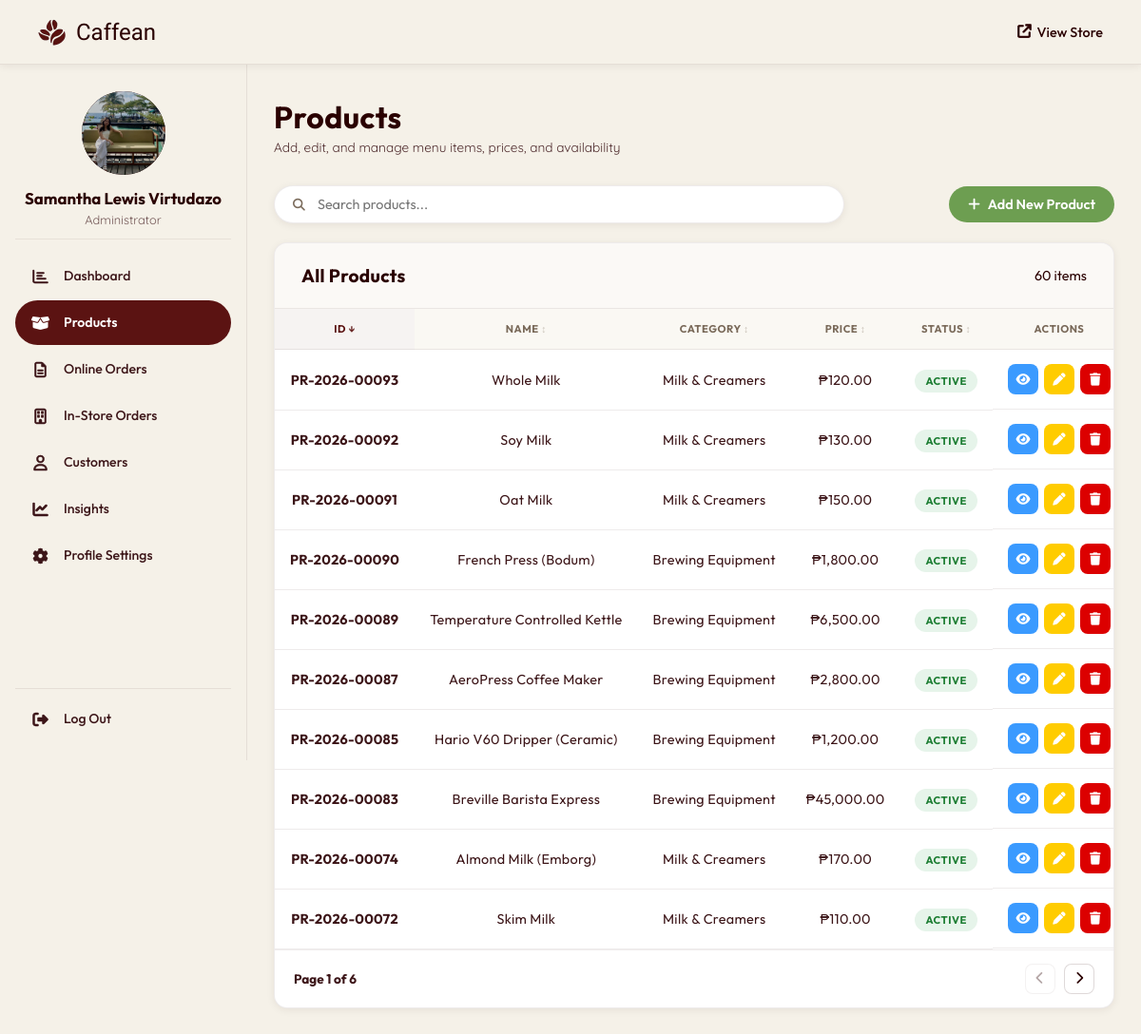
/admin/products.php (signed in), run on the app's committed database.
### tables this page shows
CREATE TABLE `users` (
  `user_id` int(11) NOT NULL,
  `full_name` varchar(100) NOT NULL,
  `email` varchar(100) NOT NULL,
  `mobile_number` varchar(15) DEFAULT NULL,
  `profile_image` varchar(255) DEFAULT NULL,
  `house_unit` varchar(100) DEFAULT NULL,
  `street_name` varchar(100) DEFAULT NULL,
  `barangay` varchar(100) DEFAULT NULL,
  `city_municipality` varchar(100) DEFAULT NULL,
  `province` varchar(100) DEFAULT NULL,
  `zip_code` varchar(10) DEFAULT NULL,
  `password` varchar(255) NOT NULL,
  `role` enum('admin','customer') DEFAULT 'customer',
  `created_at` timestamp NOT NULL DEFAULT current_timestamp()
);

CREATE TABLE `products` (
  `product_id` int(11) NOT NULL,
  `category_id` int(11) NOT NULL,
  `name` varchar(100) NOT NULL,
  `description` text DEFAULT NULL,
  `price` decimal(10,2) NOT NULL,
  `image_path` varchar(255) DEFAULT NULL,
  `net_content` varchar(50) DEFAULT NULL,
  `status` tinyint(1) DEFAULT 1 COMMENT '1=active, 0=inactive',
  `created_at` timestamp NOT NULL DEFAULT current_timestamp()
);

CREATE TABLE `categories` (
  `category_id` int(11) NOT NULL,
  `name` varchar(50) NOT NULL,
  `description` text DEFAULT NULL,
  `created_at` timestamp NOT NULL DEFAULT current_timestamp()
);

### php/product_images.php (called while the page is built, shortened)
<?php
function resolveProductImage($name, $image_path, $cat_id = 0) {
    global $PRODUCT_IMAGE_MAP;
    if (isset($PRODUCT_IMAGE_MAP[$name])) {
        return $PRODUCT_IMAGE_MAP[$name];
    }
    return 'images/coffee.png';
}

### admin/products.php (the view, shortened to what this page needs)
<?php
require_once '../php/db_connection.php';
require_once '../php/product_images.php';
function fmt_id($prefix, $id, $date_str = null)
{
  $year = $date_str ? date('Y', strtotime($date_str)) : date('Y');
  return $prefix . '-' . $year . '-' . str_pad($id, 5, '0', STR_PAD_LEFT);
}
$products_result = mysqli_query(
  $conn,
  "SELECT p.*, c.name AS category_name
     FROM products p
     JOIN categories c ON p.category_id = c.category_id
     ORDER BY p.product_id DESC"
);
$total_products = mysqli_num_rows($products_result);
mysqli_data_seek($products_result, 0);
include 'includes/header.php';
?>
<div class="page-header">
  <div class="page-header-text">
    <h1>Products</h1>
    <p>Add, edit, and manage menu items, prices, and availability</p>
  </div>
</div>
<div class="toolbar">
  <div class="search-box">
    <span class="search-icon"><i class="fas fa-search"></i></span>
    <input type="text" id="productSearch" placeholder="Search products..."
      oninput="filterTable(this.value)" />
  </div>
  <button class="btn-primary" onclick="openModal('addProductModal')">
    <i class="fas fa-plus"></i> Add New Product
  </button>
</div>
<div class="card">
  <div class="card-header">
    <h2>All Products</h2>
    <span class="card-count"><?= $total_products ?> item<?= $total_products !== 1 ? 's' : '' ?></span>
  </div>
  <table class="admin-table" id="productsTable">
    <thead>
      <tr>
        <th data-sort="number">ID</th>
        <th data-sort="text">Name</th>
        <th data-sort="text">Category</th>
        <th data-sort="number">Price</th>
        <th data-sort="status">Status</th>
        <th>Actions</th>
      </tr>
    </thead>
    <tbody>
      <?php if ($total_products === 0): ?>
        <tr class="empty-row">
          <td colspan="6">
            <div class="empty-state">
              <i class="fas fa-box-open"></i>
              <p>No products found. Add your first product!</p>
            </div>
          </td>
        </tr>
      <?php else: ?>
        <?php while ($product = mysqli_fetch_assoc($products_result)):
              $product['display_image'] = resolveProductImage(
                  $product['name'],
                  $product['image_path'] ?? '',
                  $product['category_id'] ?? 0
              ); ?>
          <tr>
            <td class="td-id"><?= fmt_id('PR', $product['product_id'], $product['created_at'] ?? null) ?></td>
            <td><?= htmlspecialchars($product['name']) ?></td>
            <td><?= htmlspecialchars($product['category_name']) ?></td>
            <td>&#8369;<?= number_format($product['price'], 2) ?></td>
            <td>
              <span class="badge badge-<?= $product['status'] ? 'active' : 'inactive' ?>">
                <?= $product['status'] ? 'Active' : 'Hidden' ?>
              </span>
            </td>
            <td class="td-actions">
              <button class="btn-icon btn-icon-view" title="View Product"
                onclick="viewProduct(<?= htmlspecialchars(json_encode($product)) ?>)">
                <i class="fas fa-eye"></i>
              </button>
              <button class="btn-icon btn-icon-update" title="Update Product"
                onclick="editProduct(<?= htmlspecialchars(json_encode($product)) ?>)">
                <i class="fas fa-pen"></i>
              </button>
              <button class="btn-icon btn-icon-delete" title="Delete Product"
                onclick="confirmDelete(<?= $product['product_id'] ?>, '<?= addslashes(htmlspecialchars($product['name'])) ?>')">
                <i class="fas fa-trash"></i>
              </button>
            </td>
          </tr>
        <?php endwhile; ?>
      <?php endif; ?>
    </tbody>
  </table>
  <div id="productsTable-pagination" class="admin-pagination">
    <span class="page-info">Page 1 of 1</span>
    <div class="page-btns">
      <button class="btn-page btn-prev"><i class="fas fa-chevron-left"></i></button>
      <button class="btn-page btn-next"><i class="fas fa-chevron-right"></i></button>
    </div>
  </div>
</div>
<?php include 'includes/footer.php'; ?>

### admin/includes/header.php (shortened to what this page needs)
<?php
$admin_name    = isset($_SESSION['full_name']) ? htmlspecialchars($_SESSION['full_name']) : 'Admin';
$admin_initial = strtoupper(substr($admin_name, 0, 1));
$current_page  = basename($_SERVER['PHP_SELF']);
$admin_avatar_src = '';
if (isset($_SESSION['user_id'])) {
    $a_stmt = mysqli_prepare($conn, "SELECT profile_image, email FROM users WHERE user_id = ?");
    mysqli_stmt_bind_param($a_stmt, 'i', $_SESSION['user_id']);
    mysqli_stmt_execute($a_stmt);
    $a_row = mysqli_fetch_assoc(mysqli_stmt_get_result($a_stmt));
    if (!empty($a_row['profile_image'])) {
        $admin_avatar_src = BASE_URL . '/' . htmlspecialchars($a_row['profile_image']);
    }
}
$page_css_map = [
    'dashboard.php'        => 'dashboard.css',
    'products.php'         => 'products.css',
    'orders.php'           => 'orders.css',
    'instore_orders.php'   => 'orders.css',
    'customers.php'        => 'customers.css',
    'insights.php'         => 'dashboard.css',
    'profile_settings.php' => null,
];
$page_css_file = $page_css_map[$current_page] ?? null;
?>
<!DOCTYPE html>
<html lang="en">
<head>
  <link rel="stylesheet" href="<?= BASE_URL ?>/admin/assets/css/admin.css?v=<?= time() ?>" />
  <?php if ($page_css_file): ?>
    <link rel="stylesheet" href="<?= BASE_URL ?>/admin/assets/css/<?= $page_css_file ?>?v=<?= time() ?>" />
  <?php endif; ?>
  <link rel="stylesheet" href="https://cdnjs.cloudflare.com/ajax/libs/font-awesome/6.4.0/css/all.min.css" />
  <link rel="stylesheet" href="https://cdn.jsdelivr.net/npm/bootstrap-icons@1.11.3/font/bootstrap-icons.min.css" />
</head>
<body>
  <nav class="admin-navbar">
    <div class="admin-nav-inner">
      <a href="<?= BASE_URL ?>/admin/dashboard.php" class="admin-brand">
        <img src="<?= BASE_URL ?>/images/coffee_beans_logo.png" alt="Caffean" />
        <span>Caffean</span>
      </a>
      <div class="nav-right">
        <a href="<?= BASE_URL ?>/" target="_blank" class="btn-ghost">
          <i class="fas fa-arrow-up-right-from-square"></i> View Store
        </a>
      </div>
    </div>
  </nav>
  <div class="admin-body">
    <aside class="admin-sidebar">
      <div class="admin-sidebar-profile">
        <div class="admin-avatar-wrap">
          <?php if ($admin_avatar_src): ?>
            <img src="<?= $admin_avatar_src ?>" alt="Profile" class="admin-sidebar-avatar" id="adminAvatarPreview" />
          <?php else: ?>
            <div class="admin-sidebar-avatar" id="adminAvatarInitial"><?= $admin_initial ?></div>
          <?php endif; ?>
        </div>
        <div class="admin-sidebar-info">
          <h2><?= $admin_name ?></h2>
          <p>Administrator</p>
        </div>
      </div>
      <ul class="sidebar-nav">
        <li>
          <a href="<?= BASE_URL ?>/admin/dashboard.php"
            <?= $current_page === 'dashboard.php' ? 'class="active"' : '' ?>>
            <span class="snav-icon">
              <i class="far fa-chart-bar snav-ic-out"></i>
            </span>
            <span class="snav-text">Dashboard</span>
          </a>
        </li>
        <li>
          <a href="<?= BASE_URL ?>/admin/products.php"
            <?= $current_page === 'products.php' ? 'class="active"' : '' ?>>
            <span class="snav-icon">
              <i class="fas fa-box-open snav-ic-fill"></i>
            </span>
            <span class="snav-text">Products</span>
          </a>
        </li>
        <li>
          <a href="<?= BASE_URL ?>/admin/orders.php"
            <?= $current_page === 'orders.php' ? 'class="active"' : '' ?>>
            <span class="snav-icon">
              <i class="far fa-file-lines snav-ic-out"></i>
            </span>
            <span class="snav-text">Online Orders</span>
          </a>
        </li>
        <li>
          <a href="<?= BASE_URL ?>/admin/instore_orders.php"
            <?= $current_page === 'instore_orders.php' ? 'class="active"' : '' ?>>
            <span class="snav-icon">
              <i class="far fa-building snav-ic-out"></i>
            </span>
            <span class="snav-text">In-Store Orders</span>
          </a>
        </li>
        <li>
          <a href="<?= BASE_URL ?>/admin/customers.php"
            <?= $current_page === 'customers.php' ? 'class="active"' : '' ?>>
            <span class="snav-icon">
              <i class="far fa-user snav-ic-out"></i>
            </span>
            <span class="snav-text">Customers</span>
          </a>
        </li>
        <li>
          <a href="<?= BASE_URL ?>/admin/insights.php"
            <?= $current_page === 'insights.php' ? 'class="active"' : '' ?>>
            <span class="snav-icon">
              <i class="fas fa-chart-line snav-ic-out"></i>
            </span>
            <span class="snav-text">Insights</span>
          </a>
        </li>
        <li>
          <a href="<?= BASE_URL ?>/admin/profile_settings.php"
            <?= $current_page === 'profile_settings.php' ? 'class="active"' : '' ?>>
            <span class="snav-icon">
              <i class="fas fa-gear snav-ic-out"></i>
            </span>
            <span class="snav-text">Profile Settings</span>
          </a>
        </li>
      </ul>
      <div class="sidebar-logout">
        <a href="<?= BASE_URL ?>/php/logout.php" class="sidebar-logout-btn">
          <span class="snav-icon">
            <i class="fas fa-right-from-bracket"></i>
          </span>
          <span class="snav-text">Log Out</span>
        </a>
      </div>
    </aside>
    <main class="admin-wrapper">

### admin/includes/header.php (style rules this page uses)
.admin-table th[data-sort]::after { content: ' ↕'; font-size: 0.65rem; opacity: 0.4; }
.admin-table th[data-sort].sort-desc::after { content: ' ↓'; opacity: 0.9; }

### data on the page
users: profile_image (picture)
products: product_id+created_at "PR-2026-00093", name "Whole Milk", category.name "Milk & Creamers", price "120.00", status "ACTIVE"
products: product_id+created_at "PR-2026-00092", name "Soy Milk", category.name "Milk & Creamers", price "130.00", status "ACTIVE"
products: product_id+created_at "PR-2026-00091", name "Oat Milk", category.name "Milk & Creamers", price "150.00", status "ACTIVE"
products: product_id+created_at "PR-2026-00090", name "French Press (Bodum)", category.name "Brewing Equipment", price "1,800.00", status "ACTIVE"
products: product_id+created_at "PR-2026-00089", name "Temperature Controlled Kettle", category.name "Brewing Equipment", price "6,500.00", status "ACTIVE"
products: product_id+created_at "PR-2026-00087", name "AeroPress Coffee Maker", category.name "Brewing Equipment", price "2,800.00", status "ACTIVE"
products: product_id+created_at "PR-2026-00085", name "Hario V60 Dripper (Ceramic)", category.name "Brewing Equipment", price "1,200.00", status "ACTIVE"
products: product_id+created_at "PR-2026-00083", name "Breville Barista Express", category.name "Brewing Equipment", price "45,000.00", status "ACTIVE"
products: product_id+created_at "PR-2026-00074", name "Almond Milk (Emborg)", category.name "Milk & Creamers", price "170.00", status "ACTIVE"
products: product_id+created_at "PR-2026-00072", name "Skim Milk", category.name "Milk & Creamers", price "110.00", status "ACTIVE"

### other printed values
$admin_name "Samantha Lewis Virtudazo"
$total_products "60"
